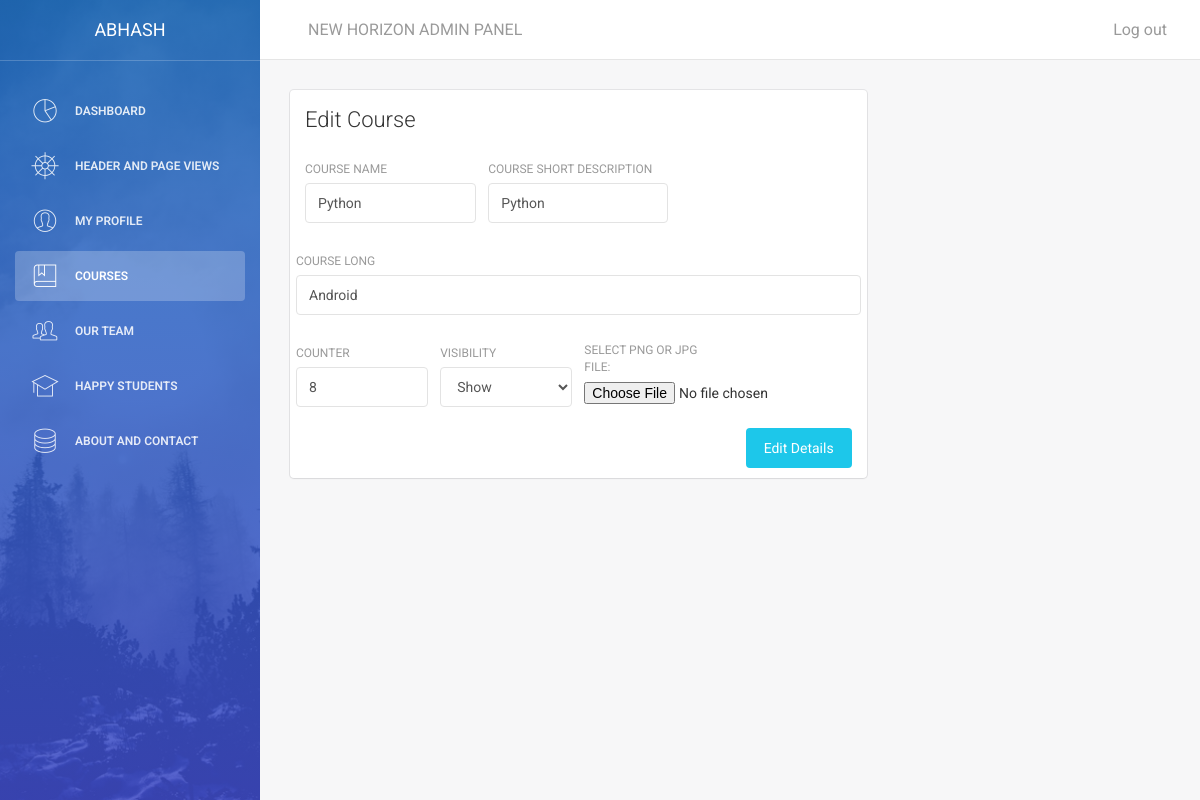
Screenshot of /admin/main.php?id=courses&c=cedit&cid=3 (signed in) with the database file from the repository.
### tables this page shows
CREATE TABLE `course` (
  `cid` int(11) NOT NULL,
  `cname` varchar(250) NOT NULL,
  `cheader` varchar(250) NOT NULL,
  `clong` text NOT NULL,
  `cimagename` varchar(250) NOT NULL,
  `cimagepath` varchar(250) NOT NULL,
  `cstatus` int(10) NOT NULL,
  `counter` varchar(200) NOT NULL,
  `created` int(250) NOT NULL,
  `edited` int(250) NOT NULL
);

### admin/class/aptech.dbConnect.php (called while the page is built, shortened)
<?php
class dbConnect
{
  public function __construct()
   {
     $this->db=new mysqli(DB_SERVER,DB_USER,DB_PASSWORD,DB_DATABASE);
   }
}
?>

### admin/class/class.Course.php (the view, shortened to what this page needs)
<?php
include_once('aptech.dbConnect.php');
class course extends dbConnect
{
  public function editCourse($cid)
  {
    $sqledit="SELECT * FROM `course` WHERE `cid`= $cid";
    $result=mysqli_query($this->db,$sqledit);
    while($row=mysqli_fetch_array($result))
    {
      $cid=$row['cid'];
      $cname=$row['cname'];
      $cheader=$row['cheader'];
      $clong=$row['clong'];
      $counter=$row['counter'];
      $cstatus=$row['cstatus'];
      if($cstatus==1)
      {
        $a=1;
        @$b=Show;
        $c=0;
        @$d=Dont;
      }
      else {
        $a=0;
        @$b=Dont;
        $c=1;
        @$d=Show;
      }
      echo'
      <div class="content">
      <div class="container-fluid">
      <div class="row">
      <div class="col-md-8">
      <div class="card">
      <div class="header">
      <h4 class="title">Edit Course</h4>
      </div>
      <div class="content">
      <form method="post" action="main.php?id=courses&c=courses"  enctype="multipart/form-data">
      <input type="hidden"  value="'.$cid.'" name="cid">
      <div class="row">
      <div class="col-md-4">
      <div class="form-group">
      <label>Course Name</label>
      <input type="text" class="form-control" value="'.$cname.'" name="cname">
      </div>
      </div>
      <div class="col-md-4">
      <div class="form-group">
      <label>Course Short Description</label>
      <input type="text" class="form-control" value="'.$cheader.'" name="cheader">
      </div>
      </div>
      <div class="col-md-4">
      <div class="form-group">
      </div>
      </div>
      <div class="col-md-12">
      <div class="form-group">
      <label>Course Long</label>
      <input type="text" class="form-control" value="'.$clong.'" name="clong">
      </div>
      </div>
      <div class="col-md-3">
      <div class="form-group">
      <label>Counter</label>
      <input type="text" class="form-control" value="'.$counter.'" name="counter">
      </div>
      </div>
      <div class="col-md-3">
      <div class="form-group">
      <label for="sel1">Visibility</label>
      <select class="form-control" id="sel1" name="cstatus">
      <option value="'.$a.'">'.$b.'</option>
      <option value="'.$c.'">'.$d.'</option>
      </select>
      </div>
      </div>
      <div class="col-md-3">
      <div class="form-group">
      <label>  Select png or jpg file:</label>
      <input type="file" name="fileToUpload" id="fileToUpload">
      </div>
      </div>
      </div>
      <button type="submit"  value="Upload Image" name="submit" class="btn btn-info btn-fill pull-right">Edit Details</button>
      <div class="clearfix"></div>
      </form>
      </div>
      </div>
      </div>
      </div>
      </div>
      </div>';
    }
  }
}
?>

### admin/assets/css/demo.css (style rules this page uses)
.title { margin-top: 30px; margin-bottom: 25px; min-height: 32px; }

### rows the page displays
course: cname "Python", cheader "Python", clong "Android", counter "8", cstatus "Show"

### other values shown
$_SESSION['uname'] "ABHASH"
